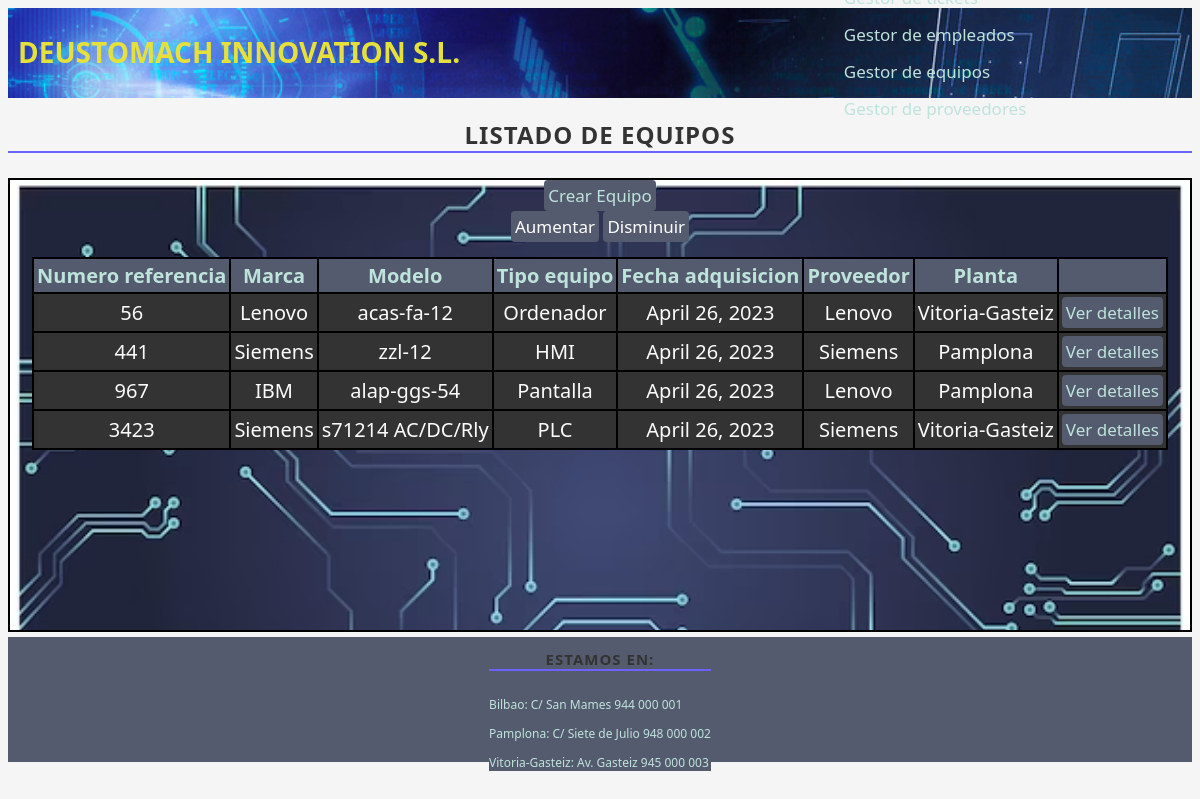
The page /aplicacion/equipos/ on the database as committed earlier.
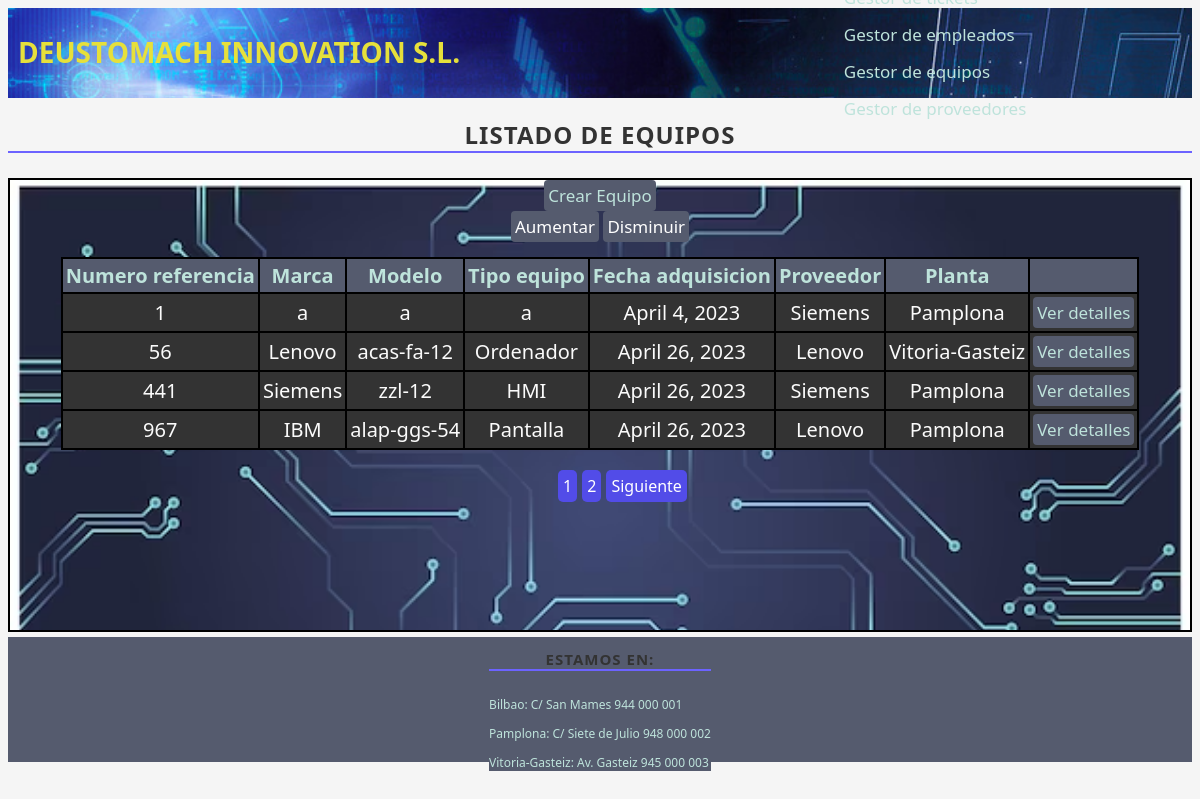
The same page on the database as committed later.
### app_reto1/models.py (models this page shows, shortened)
class Equipo(models.Model):
    num_serie = models.IntegerField()
    marca = models.CharField(max_length=20)
    modelo = models.CharField(max_length=50)
    tipo_equipo = models.CharField(max_length=20)
    fecha_adquisicion = models.DateField()
    fecha_puesta_marcha = models.DateField()
    proveedor = models.ForeignKey(Proveedor, on_delete=models.CASCADE)
    planta = models.ForeignKey(Planta, on_delete=models.CASCADE)

class Proveedor(models.Model):
    nombre = models.CharField(max_length=20)
    telefono = models.IntegerField()
    def __str__(self):
        return self.nombre

class Planta(models.Model):
    nombre = models.CharField(max_length=20)
    telefono = models.IntegerField()
    direccion = models.CharField(max_length=50)
    def __str__(self):
        return self.nombre

### app_reto1/views.py (the view, shortened to what this page needs)
# urls.py: path('equipos/', views.index_equpos, name='equipos'),
def index_equpos(request):
    busqueda = request.GET.get("buscar")
    equipos = get_list_or_404(Equipo.objects.order_by("num_serie"))
    page = request.GET.get("page", 1)
    try:
        paginator = Paginator(equipos, 4)
        equipos = paginator.page(page)
    except:
        raise Http404
    data = {"lista_equipos": equipos,
            "paginator": paginator}
    return render(request, "equipo_list.html", data)

### app_reto1/templates/equipo_list.html (shortened to what this page needs)
{% extends "base.html" %}
{% block contenido %}
<h2>Listado de equipos</h2>
<div class="divprincipal">
    <button class="boton"><a class="enlace" href="/aplicacion/equipos/create">Crear Equipo</a></button>
    {% if lista_equipos %}
    <div>
        <button class="boton" id="aumentar">Aumentar</button>
        <button class="boton" id="disminuir">Disminuir</button>
    </div>
    <div id="tamanos">
        <table>
            <tr>
                <th>Numero referencia</th>
                <th>Marca</th>
                <th>Modelo</th>
                <th>Tipo equipo</th>
                <th>Fecha adquisicion</th>
                <th>Proveedor</th>
                <th>Planta</th>
                <th></th>
            </tr>
            {% for e in lista_equipos %}
            <tr>
                <td>{{ e.num_serie}}</td>
                <td>{{ e.marca}}</td>
                <td>{{ e.modelo}}</td>
                <td>{{ e.tipo_equipo}}</td>
                <td>{{ e.fecha_adquisicion}}</td>
                <td>{{ e.proveedor}}</td>
                <td>{{ e.planta}}</td>
                <td>
                    <button class="boton"><a class="enlace" href="/aplicacion/equipos/{{ e.id }}">Ver
                            detalles</a></button>
                </td>
            </tr>
            {% endfor %}
        </table>
    </div>
    <div>
        {% include "paginadorequipo.html" %}
    </div>
</div>
{% else %}
<p>No hay Equipos creados.</p>
{% endif %}
{% endblock contenido %}

Rows that differ between the two databases and show on the page:
no longer on this page (row unchanged): Equipo: num_serie "3423", marca "Siemens", modelo "s71214 AC/DC/Rly", tipo_equipo "PLC", fecha_adquisicion "April 26, 2023", proveedor "Siemens", planta "Vitoria-Gasteiz"
added Equipo: num_serie "1", marca "a", modelo "a", tipo_equipo "a", fecha_adquisicion "April 4, 2023", proveedor "Siemens", planta "Pamplona"
Other text that changed with them:
new list line: "1"
new list line: "2"
text now shown: "Siguiente"
